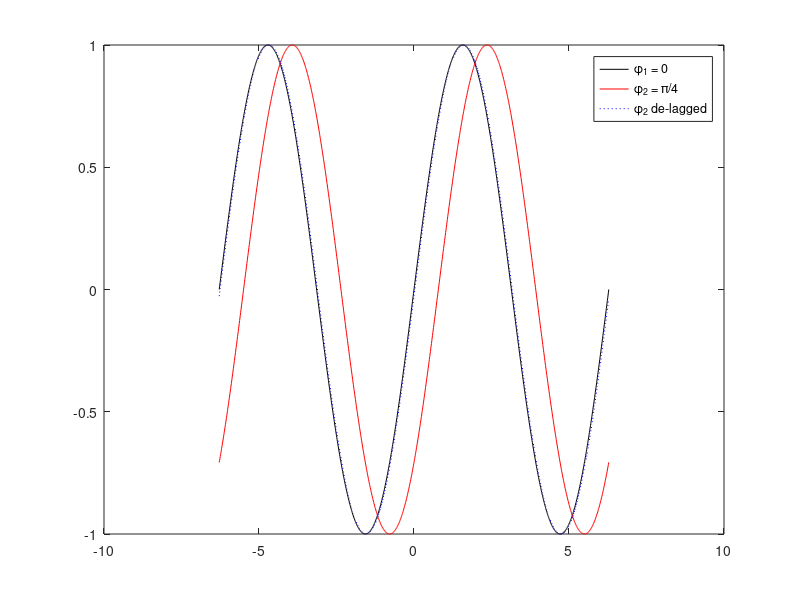

Reproduce this figure in MATLAB.
%%
t=linspace(-2*pi,2*pi,1128)';
y1 = sin(t);
y2 = sin(t-pi/4);
[C, lags] = xcorr(y1, y2);

[val, idx] = max(C);

y3 = circshift(y2, lags(idx) - 1);

figure; plot(t,y1,'k-',t,y2,'r-',t,y3,'b:'); legend({'\phi_1 = 0' '\phi_2 = \pi/4' '\phi_2 de-lagged'})
